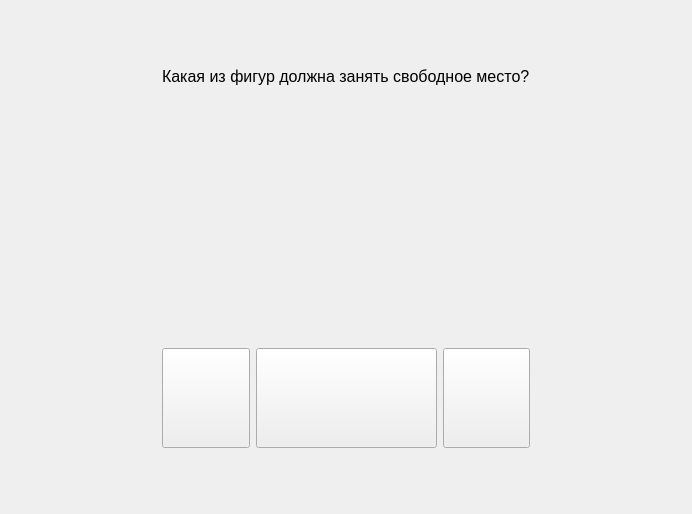
      <widget class="QWidget" name="page_10">
       <layout class="QGridLayout" name="gridLayout_21">
        <item row="0" column="0">
         <widget class="QWidget" name="widget_10" native="true">
          <layout class="QGridLayout" name="gridLayout_22">
           <item row="0" column="3">
            <spacer name="verticalSpacer_28">
             <property name="orientation">
              <enum>Qt::Vertical</enum>
             </property>
             <property name="sizeHint" stdset="0">
              <size>
               <width>20</width>
               <height>47</height>
              </size>
             </property>
            </spacer>
           </item>
           <item row="1" column="1" colspan="4">
            <widget class="QLabel" name="label_17">
             <property name="font">
              <font>
               <pointsize>12</pointsize>
              </font>
             </property>
             <property name="text">
              <string>Какая из фигур должна занять свободное место?</string>
             </property>
            </widget>
           </item>
           <item row="2" column="0">
            <spacer name="horizontalSpacer_21">
             <property name="orientation">
              <enum>Qt::Horizontal</enum>
             </property>
             <property name="sizeHint" stdset="0">
              <size>
               <width>142</width>
               <height>20</height>
              </size>
             </property>
            </spacer>
           </item>
           <item row="2" column="1" colspan="4">
            <widget class="QLabel" name="label_16">
             <property name="minimumSize">
              <size>
               <width>0</width>
               <height>250</height>
              </size>
             </property>
             <property name="styleSheet">
              <string notr="true">image: url(:/newPrefix5/Vopros-9-e1506367525446.jpg);</string>
             </property>
             <property name="text">
              <string/>
             </property>
            </widget>
           </item>
           <item row="2" column="5">
            <spacer name="horizontalSpacer_22">
             <property name="orientation">
              <enum>Qt::Horizontal</enum>
             </property>
             <property name="sizeHint" stdset="0">
              <size>
               <width>142</width>
               <height>20</height>
              </size>
             </property>
            </spacer>
           </item>
           <item row="3" column="1">
            <widget class="QPushButton" name="pushButton_31">
             <property name="minimumSize">
              <size>
               <width>0</width>
               <height>100</height>
              </size>
             </property>
             <property name="styleSheet">
              <string notr="true">image: url(:/newPrefix6/Vopros-10-e1506367525446.jpg);</string>
             </property>
             <property name="text">
              <string/>
             </property>
            </widget>
           </item>
           <item row="3" column="2" colspan="2">
            <widget class="QPushButton" name="pushButton_32">
             <property name="minimumSize">
              <size>
               <width>0</width>
               <height>100</height>
              </size>
             </property>
             <property name="styleSheet">
              <string notr="true">image: url(:/newPrefix7/Vopros-11-e1506367525446.jpg);</string>
             </property>
             <property name="text">
              <string/>
             </property>
            </widget>
           </item>
           <item row="3" column="4">
            <widget class="QPushButton" name="pushButton_33">
             <property name="minimumSize">
              <size>
               <width>0</width>
               <height>100</height>
              </size>
             </property>
             <property name="styleSheet">
              <string notr="true">image: url(:/newPrefix8/Vopros-12-e1506367525446.jpg);</string>
             </property>
             <property name="text">
              <string/>
             </property>
            </widget>
           </item>
           <item row="4" column="2">
            <spacer name="verticalSpacer_29">
             <property name="orientation">
              <enum>Qt::Vertical</enum>
             </property>
             <property name="sizeHint" stdset="0">
              <size>
               <width>20</width>
               <height>46</height>
              </size>
             </property>
            </spacer>
           </item>
          </layout>
         </widget>
        </item>
       </layout>
      </widget>
